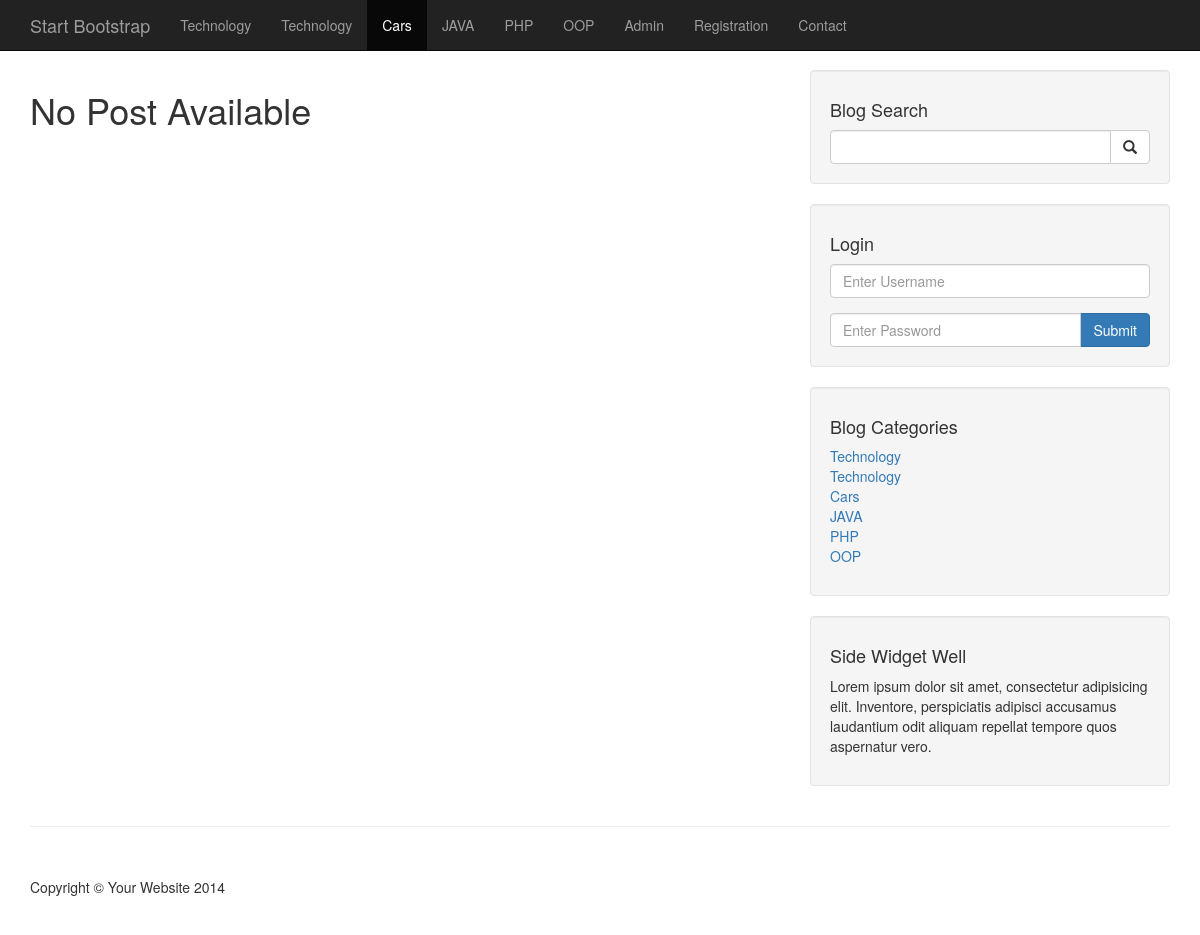
The page /category.php?category=41 on the database as committed earlier.
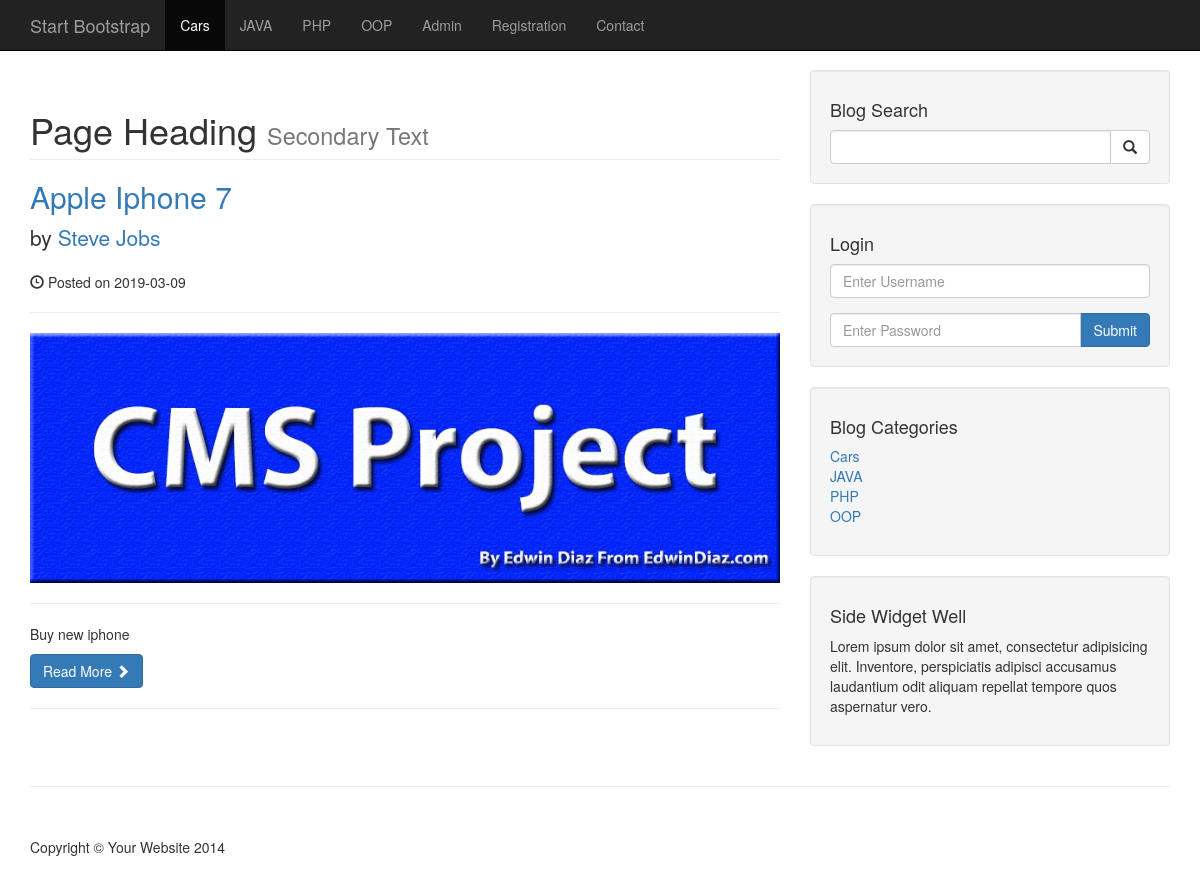
The same page on the database as committed later.
### tables this page shows
CREATE TABLE `categories` (
  `cat_id` int(3) NOT NULL,
  `cat_title` varchar(255) NOT NULL
);

CREATE TABLE `posts` (
  `post_id` int(3) NOT NULL,
  `post_category_id` int(3) NOT NULL,
  `post_title` varchar(255) NOT NULL,
  `post_author` varchar(255) NOT NULL,
  `post_date` date NOT NULL,
  `post_image` text NOT NULL,
  `post_content` text NOT NULL,
  `post_tags` varchar(255) NOT NULL,
  `post_comment_count` int(11) NOT NULL,
  `post_status` varchar(255) NOT NULL DEFAULT 'draft'
);

### category.php (the view, shortened to what the changed rows need)
<?php include "includes/header.php" ;?>
  <?php include "includes/navigation.php" ;?>
    <div class="container">
        <div class="row">
            <div class="col-md-8">
              <?php
                if(isset($_GET['category'])){
                    $post_category_id = $_GET['category'];
                if( is_admin($_SESSION['username'])) {
                    $query = "SELECT * FROM posts  WHERE post_category_id = $post_category_id ";
                }
                else{
                    $query = "SELECT * FROM posts WHERE post_category_id = $post_category_id AND post_status = 'published'";
                }
$select_all_posts_query = mysqli_query($connection , $query);
if(mysqli_num_rows($select_all_posts_query) < 1){
    echo "<h1>No Post Available</h1>";
}else{
            while($row = mysqli_fetch_assoc($select_all_posts_query))
            {
                $post_id = $row['post_id'];
                $post_title = $row['post_title'];
                 $post_author = $row['post_author'];
                 $post_date = $row['post_date'];
                 $post_image = $row['post_image'];
                 $post_content = $row['post_content'];
                ?>
                <h1 class="page-header">
                    Page Heading
                    <small>Secondary Text</small>
                </h1>
                <h2>
                    <a href="post.php?p_id=<?php echo $post_id ;?>"><?php echo $post_title; ?></a>
                </h2>
                <p class="lead">
                    by <a href="index.php"><?php echo $post_author; ?></a>
                </p>
                <p><span class="glyphicon glyphicon-time"></span> Posted on <?php echo $post_date; ?></p>
                <hr>
                <img class="img-responsive" src="images/<?php echo
                    $post_image;?>" alt="">
                <hr>
                <p><?php echo $post_content; ?></p>
                <a class="btn btn-primary" href="#">Read More <span class="glyphicon glyphicon-chevron-right"></span></a>
                <hr>
            <?php  }
                }
            }
            else{
                header("Location:index.php");
            }?>
            </div>
            <?php include "includes/sidebar.php";?>
        </div>
<?php include "includes/footer.php";?>

### includes/navigation.php (shortened to what the changed rows need)
  <nav class="navbar navbar-inverse navbar-fixed-top" role="navigation">
        <div class="container">
            <div class="collapse navbar-collapse" id="bs-example-navbar-collapse-1">
                <ul class="nav navbar-nav ">
                <?php
                    $query = "SELECT * from categories";
$select_all_categories_query = mysqli_query($connection , $query);
            while($row = mysqli_fetch_assoc($select_all_categories_query))
            {
                $cat_title = $row['cat_title'];
                $cat_id    = $row['cat_id'];
                $category_class = '';
                $registration = 'registration.php';
                $contact = 'contact.php';
                $pageName = basename($_SERVER['PHP_SELF']);
                if(isset($_GET['category']) && $_GET['category'] == $cat_id){
                    $category_class = 'active';
                }else if($pageName == $registration){
                     $registration_class = 'active';
                }else if($pageName == $contact){
                     $contact_class = 'active';
                }
                echo"<li class='$category_class'><a href='category.php?category={$cat_id}'>{$cat_title}</a></li>";
            }
                ?>
                </ul>
            </div>
        </div>
    </nav>

### includes/sidebar.php (shortened to what the changed rows need)
<div class="col-md-4">
               <div class="well">
           <?php
               $query = "SELECT * from categories";
       $select_categories_sidebar= mysqli_query($connection , $query)
           ?>
                   <div class="row">
                       <div class="col-lg-12">
                           <ul class="list-unstyled">
           <?php
           while($row = mysqli_fetch_assoc($select_categories_sidebar))
           {
           $cat_title = $row['cat_title'];
           $cat_id = $row['cat_id'];
           echo"<li><a href='category.php?category=$cat_id'>{$cat_title}</a></li>";
           }
           ?>
                       </ul>
                       </div>
                   </div>
               </div>
           </div>

Rows that differ between the two databases and show on the page:
removed categories: cat_title "Technology"
removed categories: cat_title "Technology"
now on this page (row edited): posts: post_title "Apple Iphone 7", post_author "Steve Jobs", post_date "2019-03-09", post_image (picture), post_content "Buy new iphone"
Other text that changed with them:
text no longer shown: "No Post Available"
